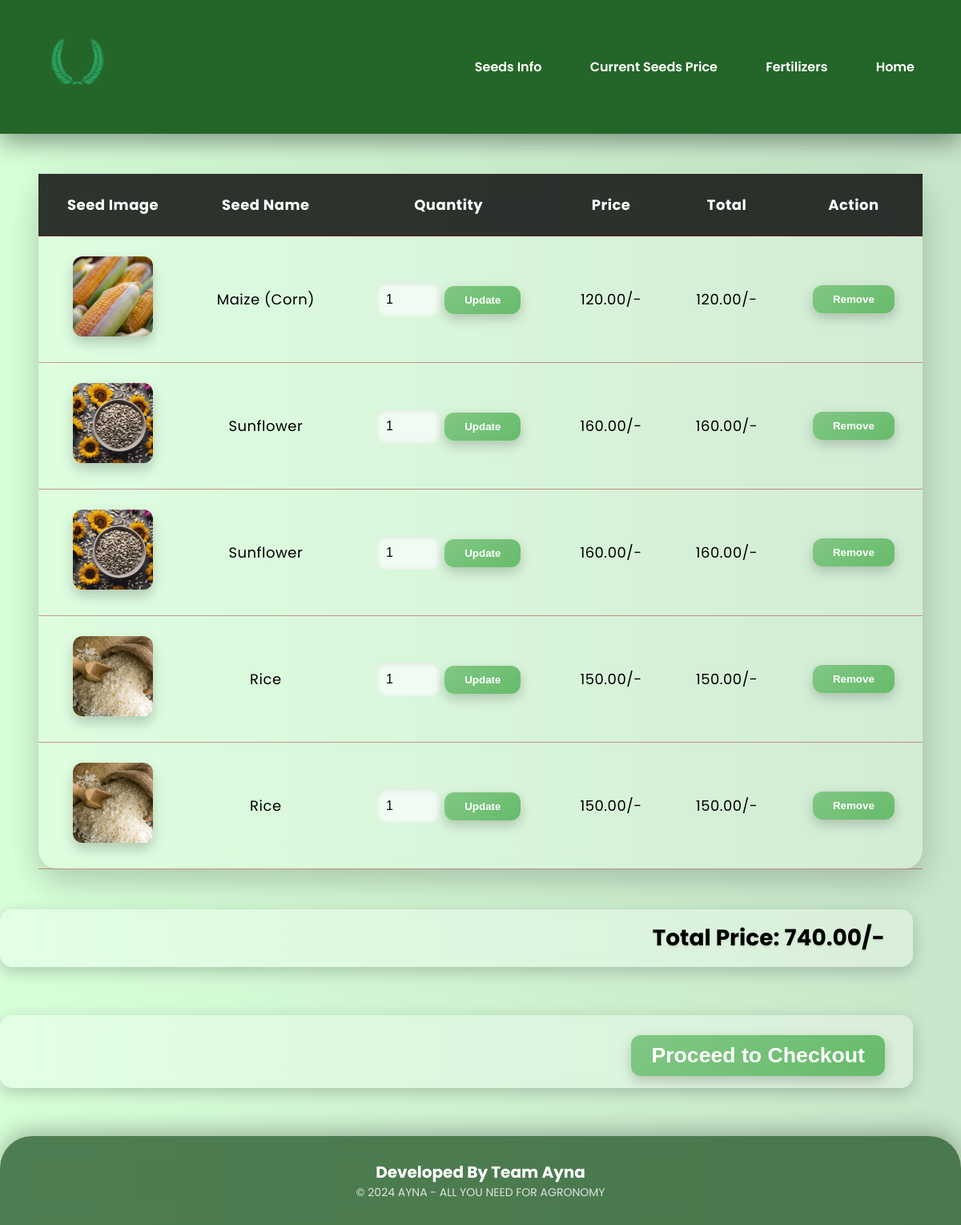
Page /cart/ on the committed database.
### myapp/models.py (models this page shows, shortened)
class CartItem(models.Model):
    seed = models.ForeignKey(Seed, on_delete=models.CASCADE)
    quantity = models.PositiveIntegerField(default=1)
    def total_price(self):
        return self.seed.price * self.quantity

class Seed(models.Model):
    name = models.CharField(max_length=100)
    price = models.DecimalField(max_digits=8, decimal_places=2)
    quantity = models.DecimalField(max_digits=10, decimal_places=2)
    description = models.TextField()
    image = models.ImageField(upload_to='seed_images/')
    wikipedia_link = models.URLField()  # New field for Wikipedia link

### myapp/views.py (the view)
# urls.py: path('cart/', views.cart_view, name='cart_view'),
def cart_view(request):
    cart_items = CartItem.objects.all()
    total_price = sum(item.total_price() for item in cart_items)
    return render(request, 'cart.html', {'cart_items': cart_items, 'total_price': total_price})

### myapp/templates/cart.html (shortened to what this page needs)
{% load static %}
<!DOCTYPE html>
<html lang="en">
<head>
</head>
<body>
  <header>
    <div class="header">
      <a href="{% url 'index' %}" class="logo"><img src="{% static 'AYNA NEW LOGO.png' %}" alt="AYNA Logo"></a>
      <div class="nav-links">
        <a href="{% url 'seed' %}">Seeds Info</a>
        <a href="{% url 'seed_price' %}">Current Seeds Price</a>
        <a href="{% url 'fertilizer' %}">Fertilizers</a>
        <a href="{% url 'index' %}">Home</a>
      </div>
    </div>
  </header>
  <div class="cart-container">
    <table>
      <thead>
        <tr>
          <th>Seed Image</th>
          <th>Seed Name</th>
          <th>Quantity</th>
          <th>Price</th>
          <th>Total</th>
          <th>Action</th>
        </tr>
      </thead>
      <tbody>
        {% for cart_item in cart_items %}
        <tr>
          <td><img src="{{ cart_item.seed.image.url }}" alt="{{ cart_item.seed.name }}"></td>
          <td>{{ cart_item.seed.name }}</td>
          <td>
            <form method="post" action="{% url 'update_quantity' cart_item.id %}">
              <input type="number" name="quantity" value="{{ cart_item.quantity }}" min="1" required>
              <button type="submit">Update</button>
            </form>
          </td>
          <td>{{ cart_item.seed.price }}/-</td>
          <td>{{ cart_item.total_price }}/-</td>
          <td>
            <form method="post" action="{% url 'remove_from_cart' cart_item.id %}">
              <button type="submit" class="cancel-btn">Remove</button>
            </form>
          </td>
        </tr>
        {% endfor %}
      </tbody>
    </table>
    <div class="total-price">
      <p>Total Price: {{ total_price }}/-</p>
    </div>
  </div>
  <div class="price">
  <form method="post" action="{% url 'checkout' %}">
    <button type="submit" class="checkout-btn"><h1>Proceed to Checkout</h1></button>
  </form>
</div>
  <footer>
    <h3>Developed By Team Ayna</h3>
    <p>© 2024 AYNA - ALL YOU NEED FOR AGRONOMY</p>
  </footer>
</body>
</html>

### myapp/templates/cart.html (style rules this page uses)
* { margin: 0; padding: 0; box-sizing: border-box; }
body { font-family: 'Poppins', sans-serif; background: url("../static/bg.png"), linear-gradient(to right, #d7ffd9, #c8e6c9); background-blend-mode: overlay; background-size: cover; background-attachment: fixed; color: #1b5e20; min-height: 100vh; overflow-x: hidden; }
.header { background: rgba(27, 94, 32, 0.95); padding: 20px 40px; display: flex; align-items: center; justify-content: space-between; box-shadow: 0 10px 30px rgba(0, 0, 0, 0.4); position: sticky; top: 0; z-index: 999; }
.header .logo img { height: 120px; }
.nav-links a { color: #fff; margin-left: 20px; text-decoration: none; padding: 10px 18px; font-weight: 600; border-radius: 12px; transition: all 0.3s ease; }
table { width: 92%; margin: 50px auto; border-collapse: collapse; background: rgba(255, 255, 255, 0.2); backdrop-filter: blur(15px); border-radius: 25px; box-shadow: 0 15px 40px rgba(0, 0, 0, 0.2); animation: fadeIn 1s ease-in-out; }
table th, table td { padding: 25px; text-align: center; color: #000000; font-size: 18px; letter-spacing: 0.5px; border-bottom: 1px solid rgba(158, 0, 0, 0.4); }
table th { background: rgba(0, 0, 0, 0.8); color: white; font-weight: bold; }
table td img { width: 100px; height: 100px; object-fit: cover; border-radius: 12px; box-shadow: 0 8px 16px rgba(0, 0, 0, 0.2); }
input[type="number"] { width: 80px; padding: 12px; border: none; border-radius: 12px; background: rgba(255, 255, 255, 0.6); box-shadow: inset 0 1px 6px rgba(0, 0, 0, 0.1); font-size: 16px; transition: transform 0.3s ease; }
button[type="submit"] { padding: 10px 25px; border: none; background: linear-gradient(145deg, #81c784, #66bb6a); color: white; font-weight: bold; border-radius: 12px; cursor: pointer; transition: all 0.3s ease; box-shadow: 0 6px 16px rgba(0, 0, 0, 0.2); }
.cancel-btn { background: linear-gradient(145deg, #e53935, #c62828); }
.total-price { text-align: right; margin: 30px 5% 60px 0; font-size: 28px; font-weight: bold; color: #000000; background: rgba(255, 255, 255, 0.3); padding: 15px 35px; border-radius: 15px; backdrop-filter: blur(10px); box-shadow: 0 6px 20px rgba(0, 0, 0, 0.2); text-shadow: 0 2px 2px rgba(0, 0, 0, 0.1); }
footer { text-align: center; background: rgba(43, 93, 48, 0.8); color: white; padding: 30px 0; font-size: 16px; border-top-left-radius: 40px; border-top-right-radius: 40px; box-shadow: 0 -5px 30px rgba(0, 0, 0, 0.3); backdrop-filter: blur(12px); }
footer h3 { font-size: 20px; font-weight: bold; }
footer p { font-size: 14px; opacity: 0.8; }
.price { text-align: right; margin: 30px 5% 60px 0; font-size: 40px; font-weight: bold; color: #000000; background: rgba(255, 255, 255, 0.3); padding: 15px 35px; border-radius: 15px; backdrop-filter: blur(10px); box-shadow: 0 6px 20px rgba(0, 0, 0, 0.2); text-shadow: 0 2px 2px rgba(0, 0, 0, 0.1); }

### rows in the picture
CartItem: seed.image (picture), seed.name "Maize (Corn)", quantity "1", seed.price "120.00", total_price "120.00"
CartItem: seed.image (picture), seed.name "Sunflower", quantity "1", seed.price "160.00", total_price "160.00"
CartItem: seed.image (picture), seed.name "Sunflower", quantity "1", seed.price "160.00", total_price "160.00"
CartItem: seed.image (picture), seed.name "Rice", quantity "1", seed.price "150.00", total_price "150.00"
CartItem: seed.image (picture), seed.name "Rice", quantity "1", seed.price "150.00", total_price "150.00"

### other values in the picture
{{ total_price }} "740.00"
